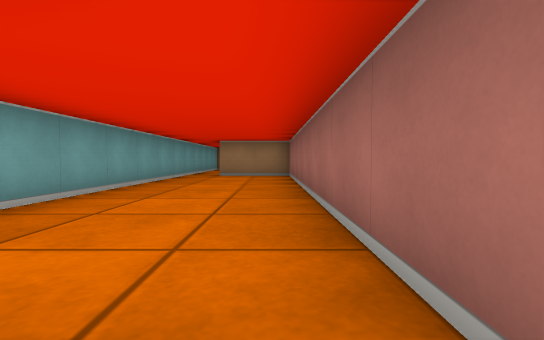
View 1 (above)

12 first-person views from a walk through a cub3D level. The camera is about half as high as the walls, tilts 2° down and sees 85° across. The floor is counted in squares. Each view is taken from the middle of a square. On the plan, view 1 faces up. The plan holds only what a view shows up to about 9 squares ahead; the rest is blank.

View 2
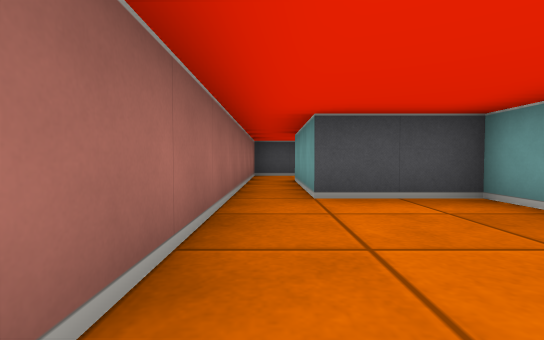

View 3
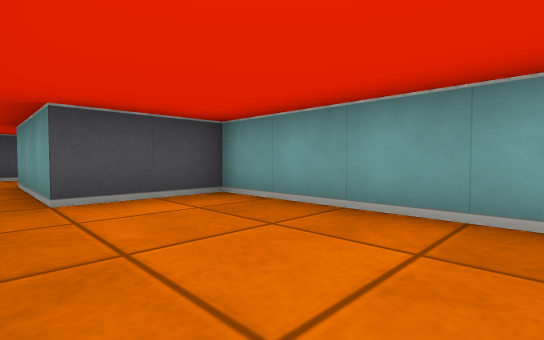

View 4
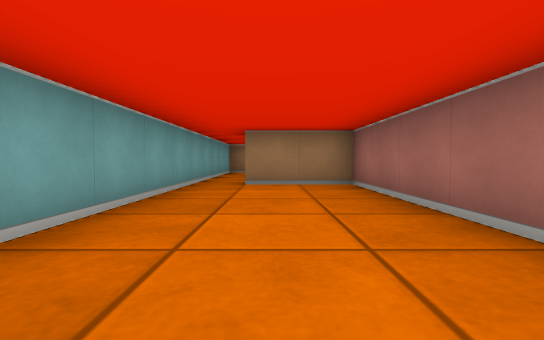

View 5
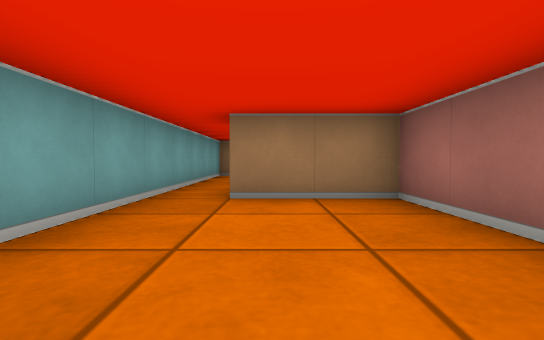

View 6
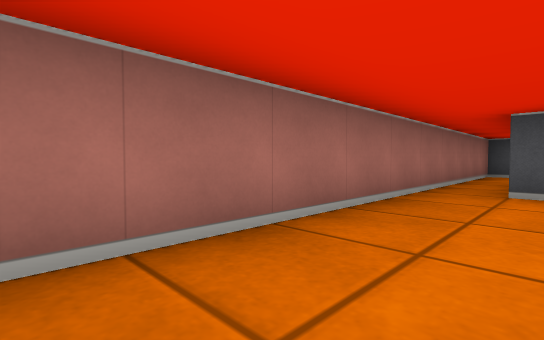

View 7
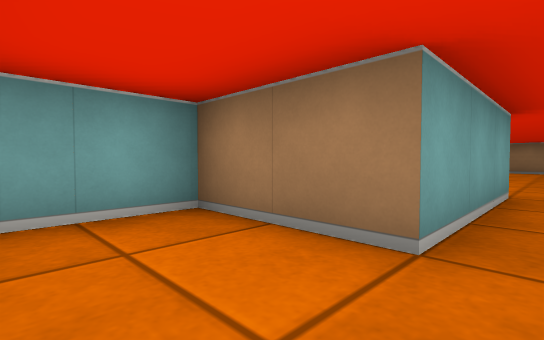

View 8
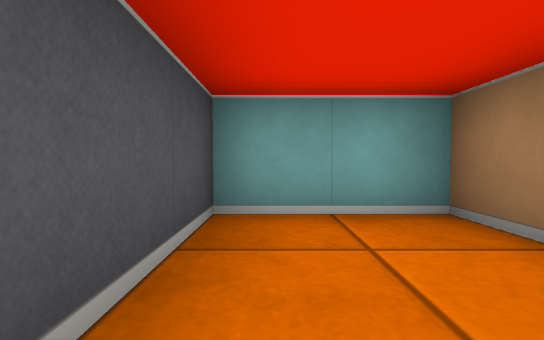

View 9
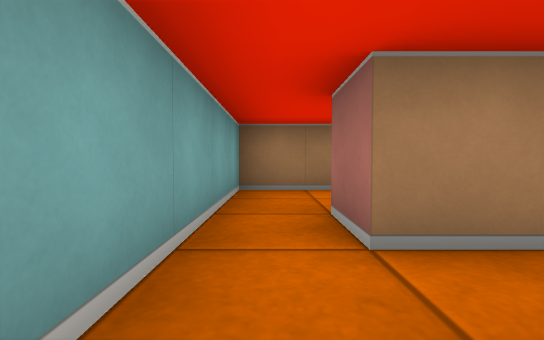

View 10
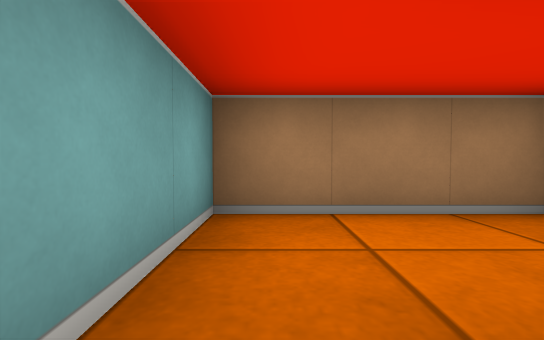

View 11
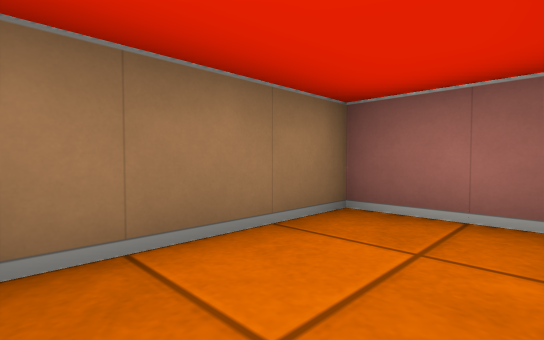

View 12
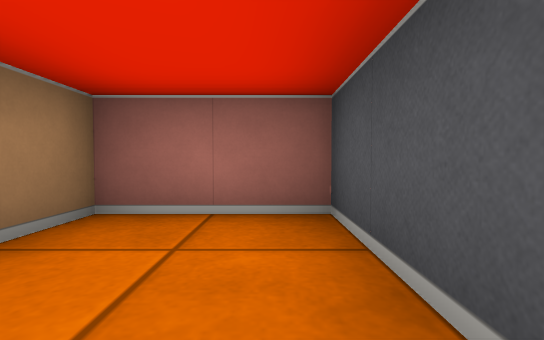

### Floor plan
Ten units are one square. View 1 is at (0, 0); x grows to the right and y downward. Boxes are objects, and circles mark ways between rooms. Rooms are numbered by the first view taken in them; rooms with no view inside come last. Other rooms are left out.
<svg viewBox="-30 -140 40 190">
<path fill="none" stroke="#000" d="M-5 -5 -5 25 -25 25 -25 45 5 45 5 -5M-25 -85 -25 -5 -5 -5M5 -5 5 -85 -15 -85M-5 -105 -15 -105 -15 -115M-25 -115 -25 -85M-15 -115 5 -115 5 -135 -25 -135 -25 -115"/>
<circle cx="0" cy="0" r="3" fill="#2a7"/>
<circle cx="-20" cy="-90" r="3" fill="#2a7"/>
<circle cx="-20" cy="-110" r="3" fill="#2a7"/>
<text x="-10" y="30">1</text>
<text x="-10" y="-50">2</text>
<text x="-10" y="-100">3</text>
<text x="-10" y="-130">4</text>
</svg>
Room 1 opens to room 2. Room 2 opens to room 3. Room 3 opens to room 4.

Where each view was taken, in squares from view 1:
view 1: 0 up, 0 right, facing up
view 2: 4 up, 0 right, facing down
view 3: 4 up, 0 right, facing down-left
view 4: 3 up, 1 left, facing up
view 5: 5 up, 1 left, facing up
view 6: 5 up, 1 left, facing down-right
view 7: 4 down, 0 right, facing up-left
view 8: 4 down, 0 right, facing left
view 9: 9 up, 2 left, facing up
view 10: 11 up, 2 left, facing up
view 11: 12 up, 2 left, facing up-right
view 12: 12 up, 2 left, facing right
